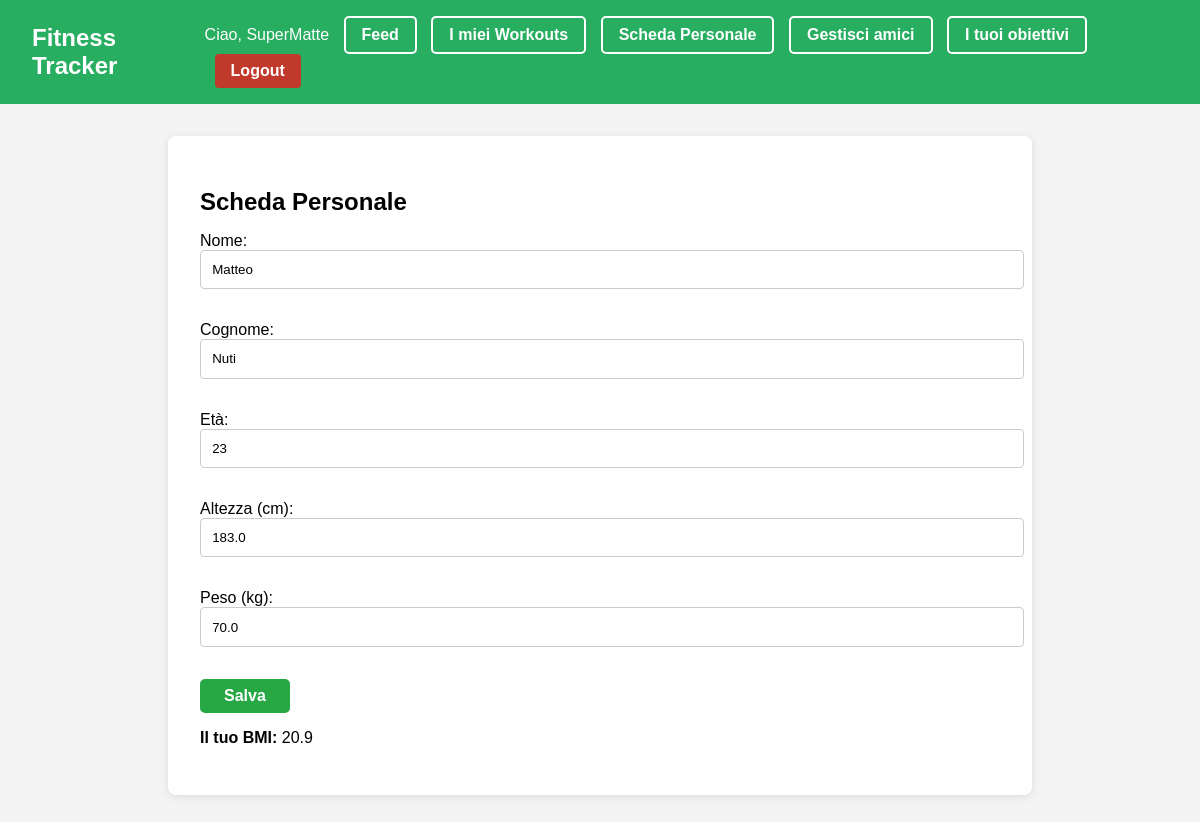
The app's page /accounts/scheda/ (signed in) with its own data.
### users/models.py (models this page shows)
class CustomUser(AbstractUser):
    is_coach = models.BooleanField(default=False)
    friends = models.ManyToManyField('self', symmetrical=False, blank=True)
    first_name = models.CharField(max_length=30, blank=True)
    last_name = models.CharField(max_length=30, blank=True)
    age = models.PositiveIntegerField(null=True, blank=True)
    height_cm = models.FloatField(null=True, blank=True)
    weight_kg = models.FloatField(null=True, blank=True)
    @property
    def bmi(self):
        if self.height_cm and self.weight_kg:
            return round(self.weight_kg / (self.height_cm / 100) ** 2, 2)
        return None

### users/views.py (the view)
# urls.py: path('scheda/', personal_sheet, name='personal_sheet'),
@login_required
def personal_sheet(request):
    user = request.user
    form = PersonalDataForm(request.POST or None, instance=user)
    if request.method == 'POST' and form.is_valid():
        form.save()
        return redirect('personal_sheet')
    return render(request, 'users/personal_sheet.html', {
        'form': form,
        'bmi': user.bmi
    })

### users/forms.py
class PersonalDataForm(forms.ModelForm):
    class Meta:
        model = CustomUser
        fields = ['first_name', 'last_name', 'age', 'height_cm', 'weight_kg']
        labels = {
            'first_name': 'Nome',
            'last_name': 'Cognome',
            'age': 'Età',
            'height_cm': 'Altezza (cm)',
            'weight_kg': 'Peso (kg)',
        }

### templates/users/personal_sheet.html (shortened to what this page needs)
{% extends "base.html" %}
{% block content %}
  <h2>Scheda Personale</h2>
  <form method="post" class="form">
    {{ form.as_p }}
    <button type="submit" class="btn primary">Salva</button>
  </form>
  {% if bmi %}
    <p><strong>Il tuo BMI:</strong> {{ bmi }}</p>
  {% endif %}
{% endblock %}

### templates/base.html (shortened to what this page needs)
{% load static %}
<!DOCTYPE html>
<html lang="it">
<head>
  <link rel="stylesheet" href="{% static 'css/style.css' %}">
</head>
<body>
<nav class="navbar">
  <div class="navbar-container">
    <a class="navbar-brand" href="/">Fitness Tracker</a>
    <div class="navbar-buttons">
      {% if user.is_authenticated %}
        <span>Ciao, {{ user.username }}</span>
        <a href="{% url 'feed' %}" class="btn outline">Feed</a>
        <a href="{% url 'my_workouts' %}" class="btn outline">I miei Workouts</a>
        <a href="{% url 'personal_sheet' %}" class="btn outline">Scheda Personale</a>
        <a href="{% url 'search_users' %}" class="btn outline">Gestisci amici</a>
        <a href="{% url 'my_goals' %}" class="btn outline">I tuoi obiettivi</a>
        <a href="{% url 'logout' %}" class="btn danger">Logout</a>
      {% else %}
        <a href="{% url 'login' %}" class="btn outline">Login</a>
        <a href="{% url 'signup' %}" class="btn primary">Signup</a>
      {% endif %}
    </div>
  </div>
</nav>
  <div class="container">
    {% block content %}{% endblock %}
  </div>
</body>
</html>

### static/css/style.css (style rules this page uses)
body { font-family: Arial, sans-serif; background-color: #f4f4f4; margin: 0; padding: 0; }
.navbar { background-color: #27ae60; padding: 1rem 2rem; color: white; }
.navbar-container { display: flex; justify-content: space-between; align-items: center; }
.navbar-brand { font-size: 1.5rem; font-weight: bold; color: white; text-decoration: none; }
.navbar-buttons a { margin-left: 10px; }
.btn { display: inline-block; text-align: center; cursor: pointer; text-decoration: none; font-weight: bold; border-radius: 5px; padding: 0.5rem 1rem; transition: background-color 0.2s ease; border: none; }
.btn.primary { background-color: #27ae60; color: white; }
.btn.outline { background-color: transparent; color: white; border: 2px solid white; padding: 0.5rem 1rem; border-radius: 5px; font-weight: bold; text-decoration: none; display: inline-block; transition: background-color 0.2s ease; }
.btn.danger { background-color: #c0392b; color: white; }
.container { max-width: 800px; margin: 2rem auto; background: white; padding: 2rem; border-radius: 8px; box-shadow: 0 2px 10px rgba(0, 0, 0, 0.1); }
h2 { margin-bottom: 1rem; }
.form input, .form select, .form textarea { width: 100%; padding: 0.7rem; margin-bottom: 1rem; border: 1px solid #ccc; border-radius: 4px; }
.form button { padding: 0.7rem 1.5rem; font-size: 1rem; border: none; border-radius: 4px; background-color: #27ae60; color: white; cursor: pointer; transition: background-color 0.2s ease; }
.btn.primary { background-color: #28a745; color: white; padding: 0.5rem 1.5rem; border: none; border-radius: 5px; cursor: pointer; }
.btn { padding: 0.5rem 1rem; border: none; border-radius: 4px; font-weight: bold; cursor: pointer; }

### records on screen
CustomUser: username "SuperMatte", first_name "Matteo", last_name "Nuti", age "23", height_cm "183.0", weight_kg "70.0"

### other values on screen
{{ bmi }} "20.9"
